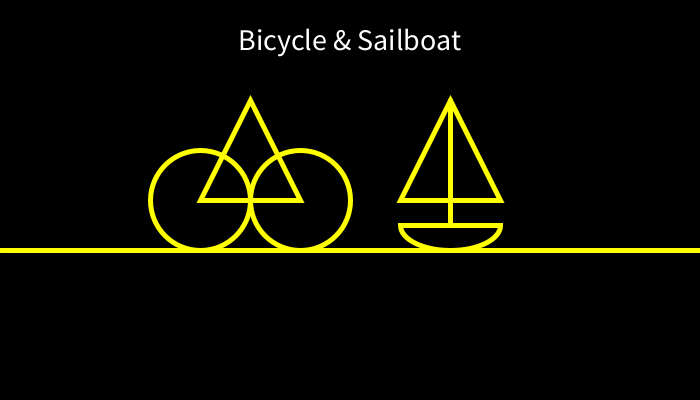
Frame 1 (no input)
Frame 60 (the mouse pressed at the canvas centre just before this capture): identical to frame 1, image omitted
Frame 120 (the mouse held since frame 60 and released just before this capture): identical to frame 1, image omitted

The Processing sketch that drew this single still picture (run headless with seeded random() and noise(); from frame 60 on, the mouse is pressed at the canvas centre):

// Processing sketch: ex02_project_02
// ── ex02_project_02.pde
// 자전거와 돗단배 그리기

void setup() {
  size(700, 400);
}

void draw() {
  background(0);
  fill(255);
  textSize(30);
  textAlign(CENTER);
  text("Bicycle & Sailboat", 350, 50);

  stroke(255, 255, 0);
  strokeWeight(5);
  line(0, 200+100/2, 700, 200+100/2);

  // 자전거
  noFill();
  ellipse(200, 200, 100, 100);
  ellipse(200+100, 200, 100, 100);
  triangle(200, 200, 200+100/2, 200-100, 200+100, 200);

  // 돗단배
  triangle(400, 200, 400+100/2, 200-100, 400+100, 200);
  line(400+100/2, 200-100, 400+100/2, 200+100/4);
  arc(400+100/2, 200+100/4, 100, 100/2, 0, PI, CHORD);
}
